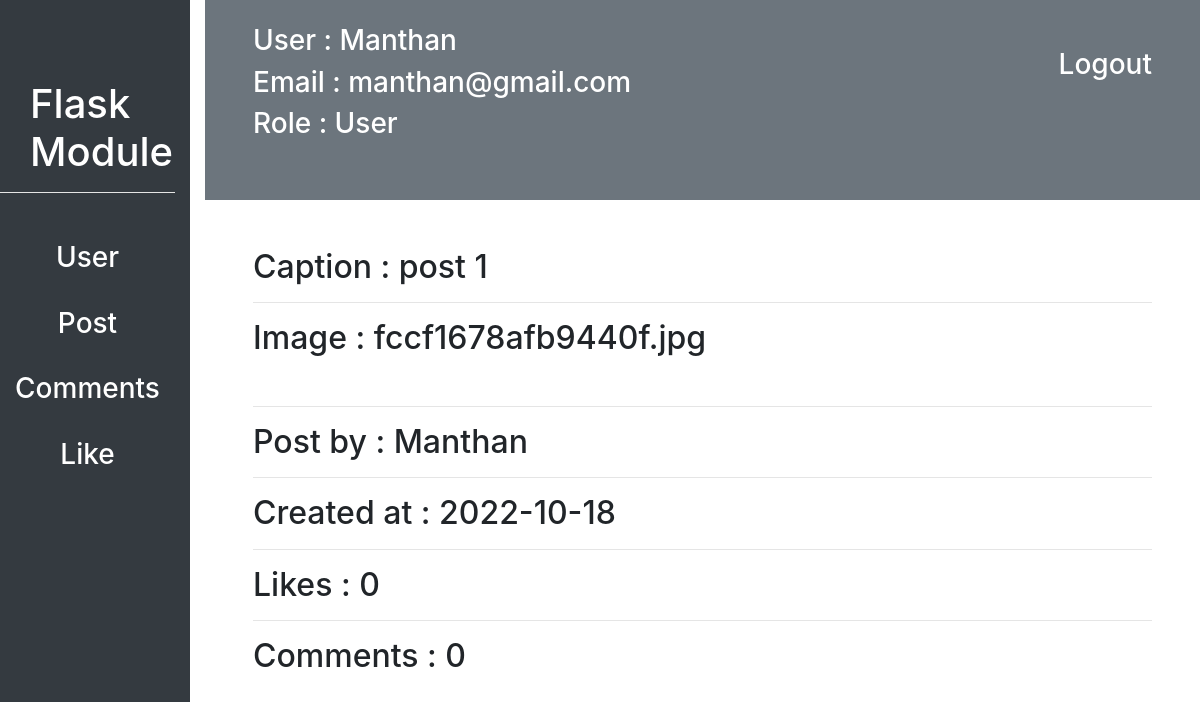
Page /customadmin/7/post_detail (signed in) on the earlier database version.
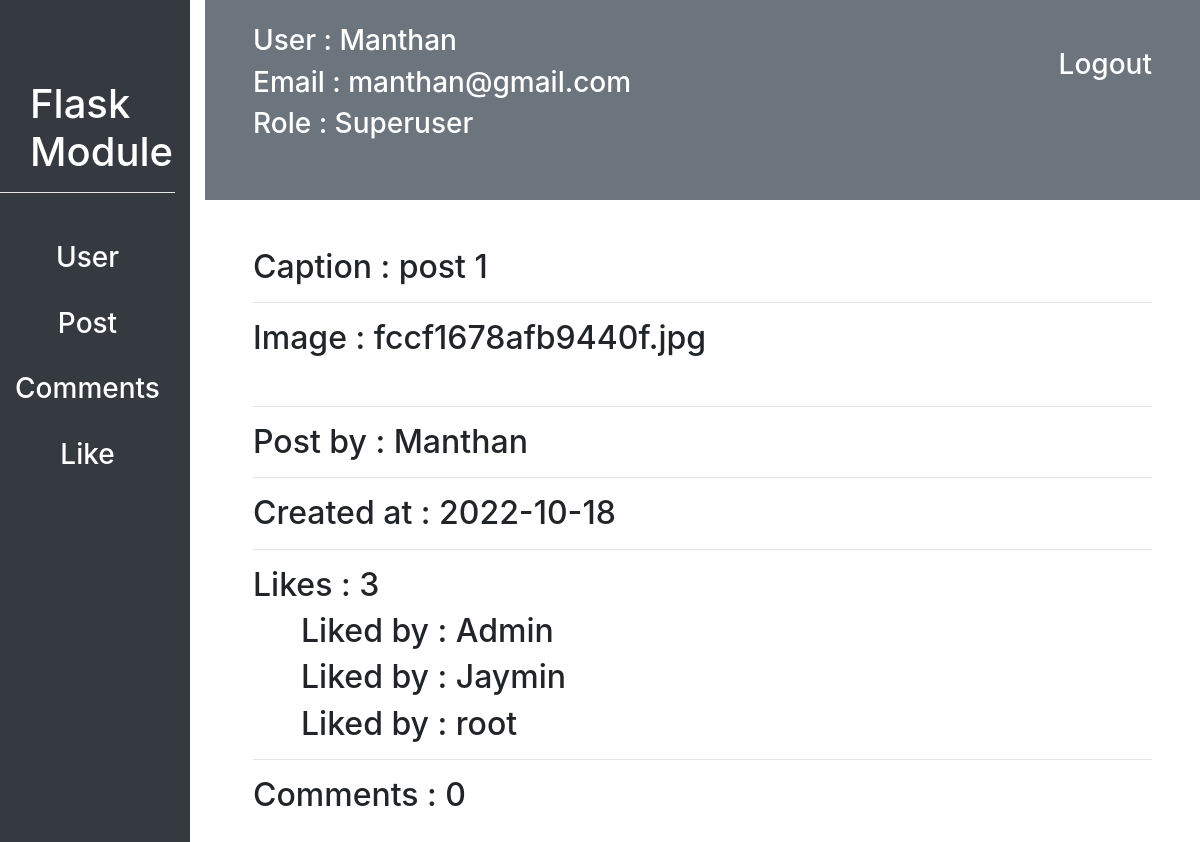
Same page on the later database version.
### flask_module/user/models.py (models this page shows, shortened)
class Role(db.Model):
    id = db.Column(db.Integer, primary_key=True)
    name = db.Column(db.String(20), unique=True, nullable=False)
    user = db.relationship("User", backref="role")

class User(db.Model, UserMixin):
    id = db.Column(db.Integer, primary_key=True)
    username = db.Column(db.String(20), unique=True, nullable=False)
    email = db.Column(db.String(30), unique=True, nullable=False)
    profile_picture = db.Column(db.String(70), nullable=False, default="defualt_img.jpg")
    password = db.Column(db.String(15), nullable=False)
    like = db.relationship("Likes", backref="user", lazy=True, cascade = "all, delete, delete-orphan", )
    post = db.relationship("Post", backref="user", lazy=True, cascade = "all, delete, delete-orphan", )
    comment = db.relationship("Comments", backref="user", lazy=True, cascade = "all, delete, delete-orphan", )
    following = db.relationship("User",
                    secondary=connected_user,
                    primaryjoin=id==connected_user.c.parent_id,
                    secondaryjoin=id==connected_user.c.children_id,
                    backref="followed_by")
    role_id = db.Column(db.Integer, db.ForeignKey("role.id"), nullable=False)

### flask_module/posts/models.py (models this page shows)
class Likes(db.Model):
    id = db.Column(db.Integer, primary_key=True)
    user_id = db.Column(db.Integer, db.ForeignKey("user.id"), nullable=False)
    post_id = db.Column(db.Integer, db.ForeignKey("post.id"), nullable=False)

### flask_module/customadmin/routes.py (the view)
@customadmin.route("/customadmin/<int:post_id>/post_detail")
@login_required
def post_detail(post_id):
    post = Post.query.filter_by(id=int(post_id)).first()
    return render_template("customadmin/posts/post_detail.html", post=post)

### flask_module/customadmin/routes.py (called while the page is built)
def login_required(f):
    @wraps(f)
    def decorated_function(*args, **kwargs):
        if current_user.is_authenticated is False:
            return redirect(url_for('customadmin.login'))
        return f(*args, **kwargs)
    return decorated_function

### flask_module/user/models.py (called while the page is built)
@login_manager.user_loader
def load_user(user_id):
    return User.query.filter_by(id=int(user_id)).first()

### flask_module/templates/customadmin/posts/post_detail.html (shortened to what this page needs)
{% extends "customadmin/dashboard.html" %}
{% block contant %}
<div class="m-5">
    <h2>Caption : {{post.caption}}</h2>
    <hr>
    <h2>Image : {{post.image}}</h2>
    <hr>
    <h2>Post by : {{post.user.username}}</h2>
    <hr>
    <h2>Created at : {{post.created_at.strftime('%Y-%m-%d')}}</h2>
    <hr>
    <h2>Likes : {{post.likes|length}}</h2>
    {% for like in post.likes %}
        <h2 class="ml-5">Liked by : {{like.user.username}}</h2>
    {% endfor %}
    <hr>
    <h2>Comments : {{post.comment|length}}</h2>
</div>
{% endblock contant %}

### flask_module/templates/customadmin/dashboard.html (shortened to what this page needs)
<!DOCTYPE html>
<html lang="en">
<head>
    <link rel="stylesheet" href="{{ url_for('static', filename='css/bootstrap.css') }}">
</head>
<body>
    <div class="row" id="sidebar">
        <div class="col bg-dark">
            <div id="module-title">
                <h1 class="text-white">Flask Module</h1>
            </div>
            <hr style="background: white">
            <div class="mt-5 text-center">
                <a href="{{url_for('customadmin.dashboard', username=current_user.username)}}"><h3 class="text-white">User</h3></a><br>
                <a href="{{url_for('customadmin.post_list')}}"><h3 class="text-white">Post</h3></a><br>
                <a href="{{url_for('customadmin.comments_list')}}"><h3 class="text-white">Comments</h3></a><br>
                <a href="{{url_for('customadmin.like_list')}}"><h3 class="text-white">Like</h3></a><br>
            </div>
        </div>
        <div class="col-10">
            <div id="navbar" class="bg-secondary">
                <a href="{{url_for('customadmin.logout')}}"><h3 class="float-right px-5 pt-5 text-white">Logout</h3></a>
                <h3 class="text-white pt-4 px-5">User : {{current_user.username}}</h3>
                <h3 class="text-white px-5">Email : {{current_user.email}}</h3>
                <h3 class="text-white px-5">Role : {{current_user.role.name}}</h3>
            </div>
            {% block contant %}{% endblock contant %}
        </div>
    </div>
</body>
</html>

Differences in the rows shown:
no longer on this page (row unchanged): Role: role.name "User"
now on this page (row unchanged): Role: role.name "Superuser"
added Likes: user.username "Admin"
added Likes: user.username "Jaymin"
added Likes: user.username "root"
Other differences:
{{ post.likes|length }}: "0" → "3"
